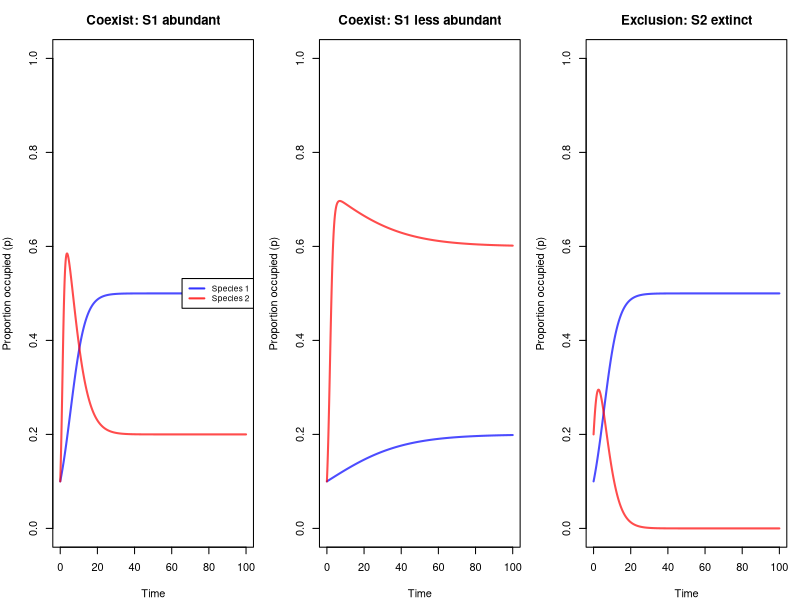

Source code (R):
## ---- chunk 1
#| code-fold: false
#| fig-cap: "Competition-colonization tradeoff: three outcomes"
#| label: fig-cc-tradeoff-sim

library(deSolve)

# Function to define competition-colonization ODE system
cc_ode <- function(t, state, parms) {
  p1 <- state["p1"]
  p2 <- state["p2"]

  c1 <- parms["c1"]
  c2 <- parms["c2"]
  e1 <- parms["e1"]
  e2 <- parms["e2"]

  dp1_dt <- c1 * p1 * (1 - p1) - e1 * p1
  dp2_dt <- c2 * p2 * (1 - (p1 + p2)) - e2 * p2 - c1 * p1 * p2

  list(c(dp1_dt, dp2_dt))
}

# Time sequence
times <- seq(0, 100, by = 0.1)

# Scenario 1: Coexistence with dominant (species 1) abundant
# Species 1: good competitor, moderate colonizer
# Species 2: poor competitor, good colonizer
# At equilibrium: p1* = 0.5, p2* = 0.2
c1_s1 <- 0.5
c2_s1 <- 2.0
e1_s1 <- 0.25
e2_s1 <- 0.35
parms_s1 <- c(c1 = c1_s1, c2 = c2_s1, e1 = e1_s1, e2 = e2_s1)
state_init <- c(p1 = 0.1, p2 = 0.1)
traj_s1 <- ode(state_init, times, cc_ode, parms_s1)

# Scenario 2: Coexistence with dominant (species 1) less abundant
# Species 1: moderate competitor, low colonizer
# Species 2: poor competitor, higher colonizer
# At equilibrium: p1* = 0.2, p2* = 0.5
c1_s2 <- 0.25
c2_s2 <- 1.5
e1_s2 <- 0.2
e2_s2 <- 0.25
parms_s2 <- c(c1 = c1_s2, c2 = c2_s2, e1 = e1_s2, e2 = e2_s2)
traj_s2 <- ode(state_init, times, cc_ode, parms_s2)

# Scenario 3: Competitive exclusion
# Species 1: strong competitor, good colonizer
# Species 2: weak competitor, poor colonizer
c1_s3 <- 0.5
c2_s3 <- 2.0
e1_s3 <- 0.25
e2_s3 <- 1.0
parms_s3 <- c(c1 = c1_s3, c2 = c2_s3, e1 = e1_s3, e2 = e2_s3)
state_init3 <- c(p1 = 0.1, p2 = 0.2)
traj_s3 <- ode(state_init3, times, cc_ode, parms_s3)

# Create plot with three panels (one for each scenario)
par(mfrow = c(1, 3), mar = c(4, 4, 3, 1))

# Panel 1: Coexistence with S1 abundant
plot(times, traj_s1[, "p1"], type = "l", col = rgb(0, 0, 1, 0.7),
     xlab = "Time", ylab = "Proportion occupied (p)",
     main = "Coexist: S1 abundant",
     ylim = c(0, 1), lwd = 2)
lines(times, traj_s1[, "p2"], col = rgb(1, 0, 0, 0.7), lwd = 2)
legend("right", legend = c("Species 1", "Species 2"),
       col = c(rgb(0, 0, 1, 0.8), rgb(1, 0, 0, 0.8)),
       lwd = 2, cex = 0.75)

# Panel 2: Coexistence with S1 less abundant
plot(times, traj_s2[, "p1"], type = "l", col = rgb(0, 0, 1, 0.7),
     xlab = "Time", ylab = "Proportion occupied (p)",
     main = "Coexist: S1 less abundant",
     ylim = c(0, 1), lwd = 2)
lines(times, traj_s2[, "p2"], col = rgb(1, 0, 0, 0.7), lwd = 2)

# Panel 3: Competitive exclusion
plot(times, traj_s3[, "p1"], type = "l", col = rgb(0, 0, 1, 0.7),
     xlab = "Time", ylab = "Proportion occupied (p)",
     main = "Exclusion: S2 extinct",
     ylim = c(0, 1), lwd = 2)
lines(times, traj_s3[, "p2"], col = rgb(1, 0, 0, 0.7), lwd = 2)

par(mfrow = c(1, 1))
